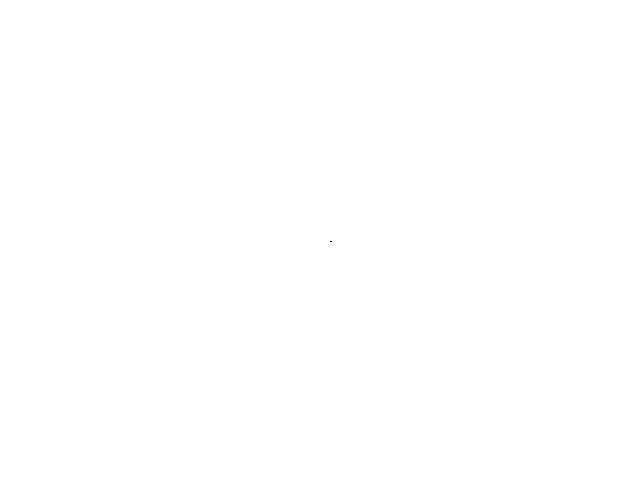
Frame 1 (no input)
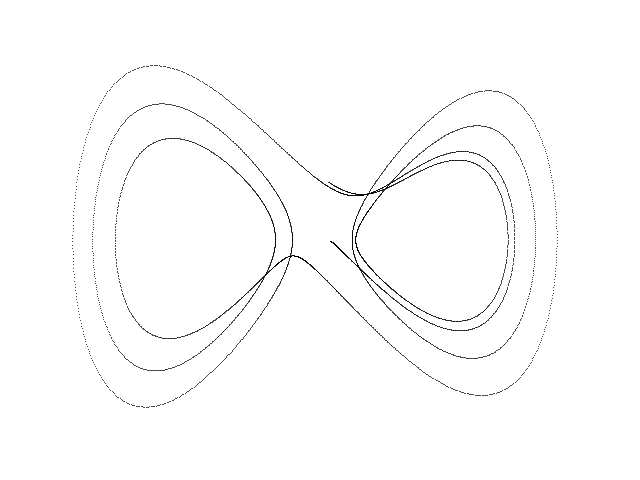
Frame 60 (the mouse pressed at the canvas centre just before this capture)
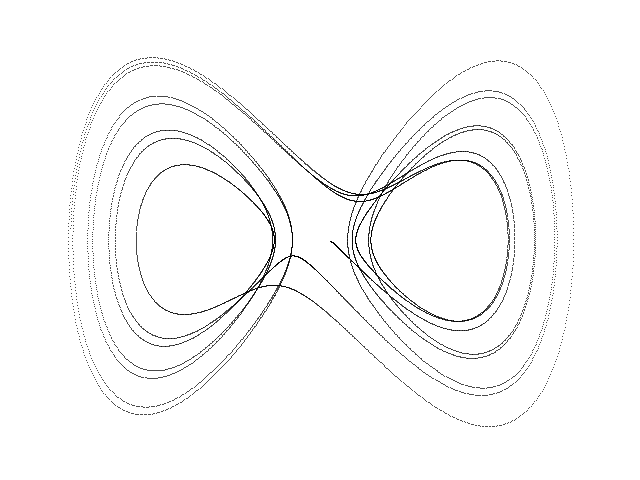
Frame 120 (the mouse held since frame 60 and released just before this capture)

The Processing sketch that drew these frames (run headless with seeded random() and noise(); from frame 60 on, the mouse is pressed at the canvas centre):

// Processing sketch: Moore_Spiegel
// ── Moore_Spiegel.pde
// Moore-Spiegel chaotic attractor //

  float x = 0.1;
  float y = 0.1;
  float z = 0.1;
  float dt = 0.001;
  float a = 100.0;
  float b = 26.0;



void setup() {
  
  size(640, 480);
  background(255);
  
}

void draw() {
  
  for (int i=0; i<100; i++) {
    
    float nx = x;
    float ny = y;
    float nz = z;
        
    x = nx + dt * (ny);
    y = ny + dt * (nz);
    z = nz + dt * (-nz - (b - a + a * pow(nx, 2.0)) * ny - b * nx);
  
    point(320 + (105 * x), 240 + (14 * y));
        
  }

}
